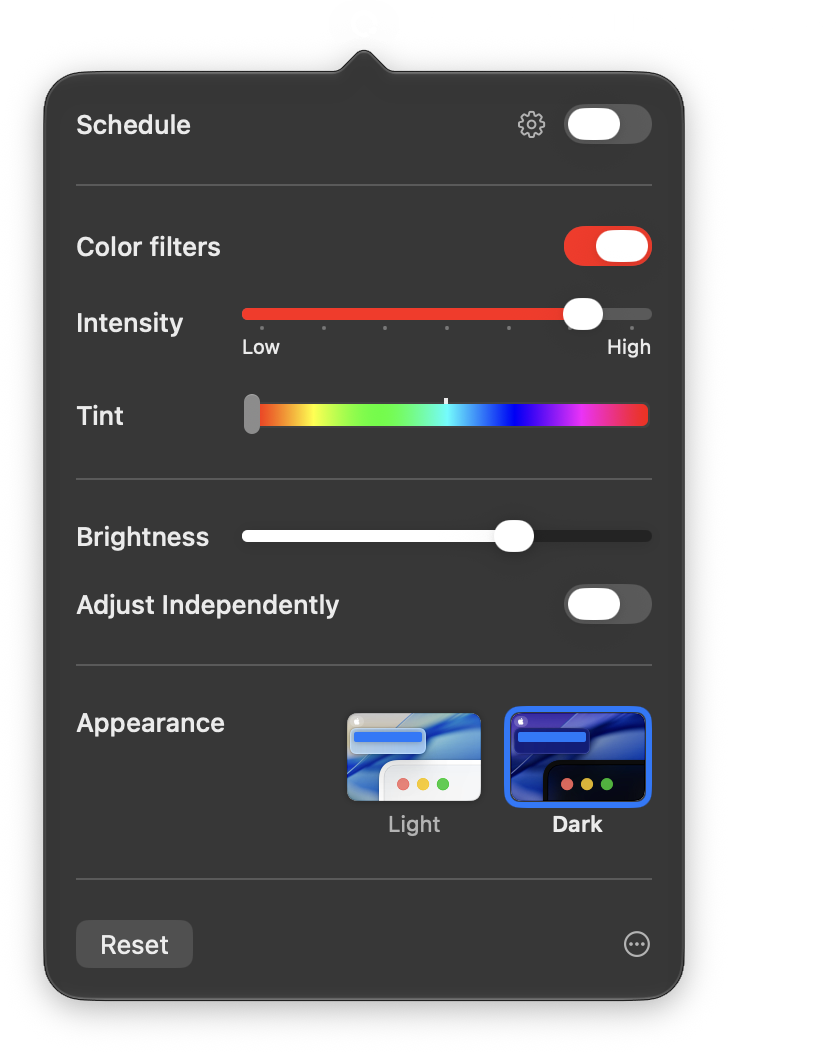
#> input picture docs/popover-dark.png, 836 x 1052 px, given in place of wallpaper-light.png, which was not available
$ python reveal.py
#> lines starting #> are read from the running program, lines starting #| are printed output that depends on the picture; after the words box and inside, x2 and y2 are one past the last pixel; in counts of white or black regions, pixels touching at a corner belong together; pictures that were not available may be replaced by others from this repository, and a replacement may not be noted
### scripts/short/render.py
#!/usr/bin/env python3
# Makes the short, 1080×1920 at 30 frames a second, from the README's screenshots and the pictures
# Assets.swift writes. Run it with scripts/make-short.sh, which writes those first. reveal.py makes
# the short's second version with the parts here.
#
#   render.py            writes build/short/safelight-short.mp4
#   render.py 1 6.5      writes build/short/still-1.0.png and still-6.5.png, the frames at those seconds
#
# A screen recording never shows the color filter or brightness, which macOS applies after the screen
# is drawn, so they're applied to the screenshots here, the way the Schedule's day strip shows them:
# white comes out as hue tint, saturation intensity, brightness brightness.
import io, os, subprocess, sys
import numpy as np
from PIL import Image, ImageCms, ImageDraw, ImageFont

REPO = os.path.join(os.path.dirname(os.path.abspath(__file__)), "..", "..")
OUT = os.path.join(REPO, "build", "short")
ASSETS = os.path.join(OUT, "assets")
W, H, FPS = 1080, 1920, 30
FONT = "/System/Library/Fonts/SFNS.ttf"
SRGB = ImageCms.createProfile("sRGB")

# Timeline, in seconds
A_END, B_END, END = 4.2, 11.2, 14.8
FADE_IN, FADE_TIME = 1.0, 1.2           # shot A: the filter coming on
XFADE = 0.3
# Shot B's clock, (second, minute): quick through the afternoon, slow from just before 18:00 to just
# after 18:30, while the filter fades in and the Mac goes Dark, then on to 22:00
CLOCK = [(A_END, 16 * 60), (5.8, 17 * 60 + 55), (7.6, 18 * 60 + 32), (11.2, 22 * 60)]

# Captions: from, to (seconds), lines, centre y. Kept clear of the bottom fifth, where Shorts and
# TikTok put the title and channel, and of the buttons down the right.
CAPTIONS = [
    (0.15, 2.5, ["Night Shift can’t do this"], 1500),
    (2.5, A_END, ["Safelight goes full red"], 1500),
    (A_END + 0.1, 5.8, ["White by day…"], 1330),
    (5.8, 7.5, ["…red by night"], 1330),
    (7.5, B_END, ["Dark Mode and wallpaper", "switch with it"], 1330),
]


def minute_at(t):
    return float(np.interp(t, *zip(*CLOCK)))


def srgb(path, size=None):
    image = Image.open(path)
    icc = image.info.get("icc_profile")
    image = image.convert("RGBA")
    if size:
        image = image.resize(size, Image.LANCZOS)
    if icc:
        image = ImageCms.profileToProfile(image, ImageCms.ImageCmsProfile(io.BytesIO(icc)), SRGB, outputMode="RGBA")
    return image


def scaled(image, scale):
    size = (round(image.width * scale), round(image.height * scale))
    return image.convert("RGBa").resize(size, Image.LANCZOS).convert("RGBA")


def arr(image):
    return np.asarray(image, dtype=np.float32) / 255


def font(size, weight):
    f = ImageFont.truetype(FONT, size)
    f.set_variation_by_name(weight)
    return f


def over(dst, src, x, y, opacity=1.0):
    """Puts the straight-alpha RGBA array `src` over the RGB array `dst` with its top left at x, y."""
    h, w = src.shape[:2]
    x0, y0, x1, y1 = max(x, 0), max(y, 0), min(x + w, dst.shape[1]), min(y + h, dst.shape[0])
    if x0 >= x1 or y0 >= y1:
        return
    s = src[y0 - y:y1 - y, x0 - x:x1 - x]
    a = s[..., 3:4] * opacity
    dst[y0:y1, x0:x1] = dst[y0:y1, x0:x1] * (1 - a) + s[..., :3] * a


def smooth(x):
    x = min(max(x, 0.0), 1.0)
    return x * x * (3 - 2 * x)


# The default schedule: minute, filter on, intensity, brightness, Dark (all with tint 0, red)
SCHEDULE = [(330, True, 0.90, 0.82, True), (360, False, 0.25, 1.00, False), (1080, False, 0.25, 1.00, False),
            (1110, True, 0.80, 0.92, True), (1230, True, 0.90, 0.68, True)]


# [10 lines left out: function settings, not called in this run]


LUMA = np.array([0.2126, 0.7152, 0.0722], np.float32)


# [11 lines left out: function color_filter, not called in this run]


# --- Assets -------------------------------------------------------------------------------------

def wallpaper(name):
    # The square picture, as high as the frame, the hills and their sky at the middle
    image = srgb(os.path.join(ASSETS, f"wallpaper-{name}.png"), (H, H)).convert("RGB")
    left = (H - W) // 2
    return arr(image.crop((left, 0, left + W, H)))


WALL = {False: wallpaper("light"), True: wallpaper("dark")}
#> in srgb, image is the input picture: PIL image 836x1052 RGBA; mean R, G, B, A 46.8, 46.3, 47.9, 175.1
#> call 2 of srgb, with size = (1920, 1920)
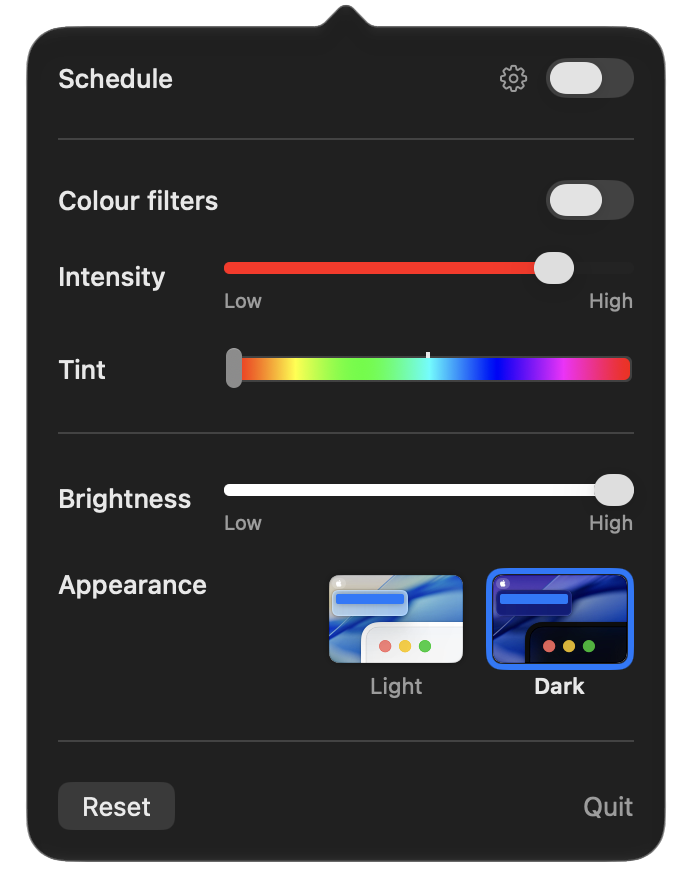
#> input picture docs/popover.png, 692 x 888 px, given in place of wallpaper-dark.png, which was not available
#> in srgb, image is the input picture: PIL image 692x888 RGBA; mean R, G, B, A 40, 39.8, 42.2, 221.2

# Shot A: the popover open under its icon, its menu bar along the top of the screen
POPOVER_SCALE = 1.1
popover = scaled(srgb(os.path.join(REPO, "docs/popover-light.png")), POPOVER_SCALE)
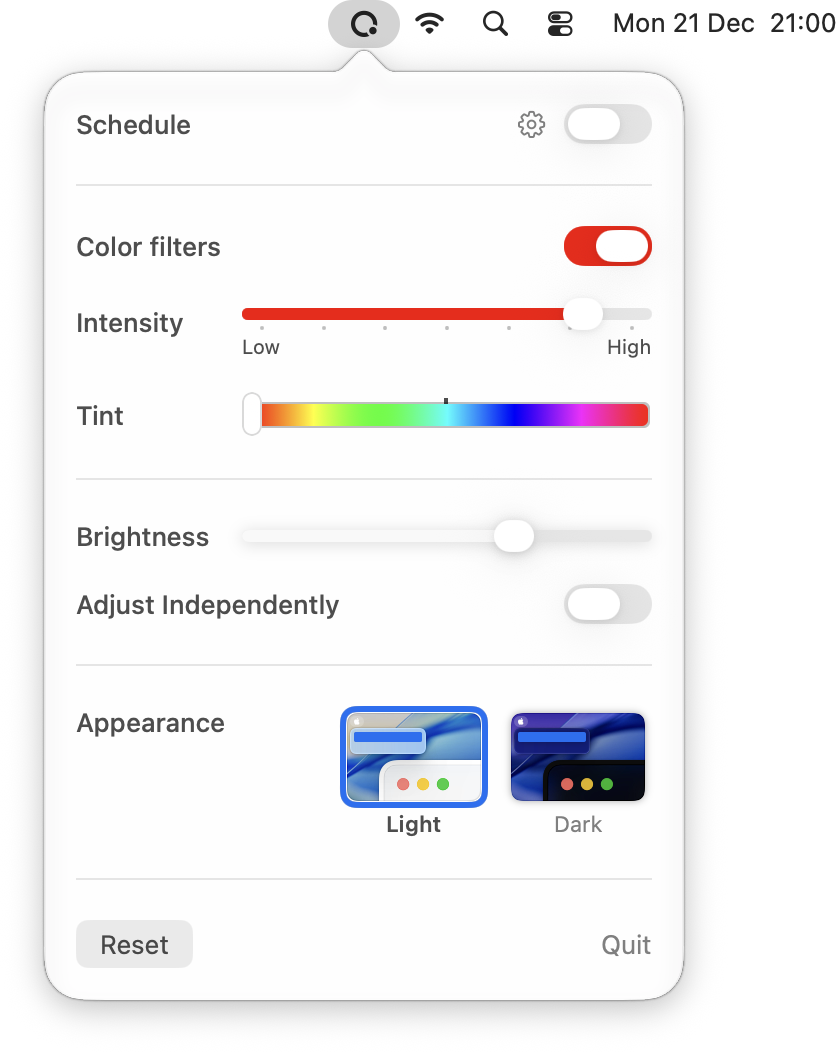
#> input picture docs/popover-light.png, 836 x 1052 px
#> in srgb, image is the input picture: PIL image 836x1052 RGBA; mean R, G, B, A 162.3, 161.8, 163.4, 174.3
#> in scaled, `size = (round(image.width * scale), round(image.height * scale))`: size = (920, 1157)
POPOVER_AT = (W - 18 - popover.width, 14)
#> POPOVER_AT = (142, 14)
SCREEN_A = WALL[False].copy()
over(SCREEN_A, arr(popover), *POPOVER_AT)
#> in over, `h, w = src.shape[:2]`: h = 1157; w = 920
#> in over, `x0, y0, x1, y1 = max(x, 0), max(y, 0), min(x + w, dst.shape[1]), min(y..`: x0 = 142; y0 = 14; x1 = 1062; y1 = 1171
#> in over, `dst[y0:y1, x0:x1] = dst[y0:y1, x0:x1] * (1 - a) + s[..., :3] * a`:
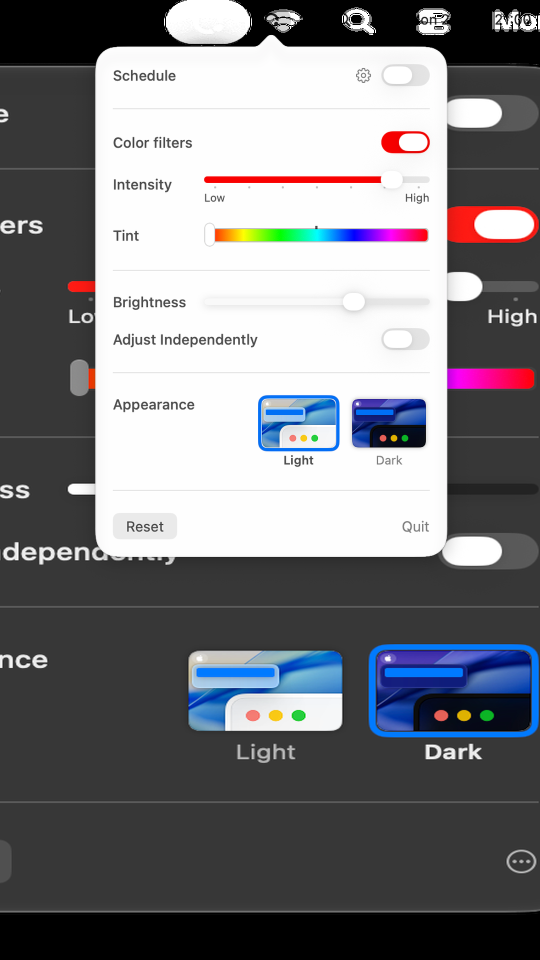
#> dst: shape (1920, 1080, 3) float32 (shown at 1/2 size); mean of channels 0, 1, 2 0.471, 0.471, 0.488; drawn as R, G, B
SCREEN_A_IMAGE = Image.fromarray((SCREEN_A * 255 + 0.5).astype(np.uint8))


def schedule_window(dark):
    """The Schedule window without its line at the current time (21:00 in the screenshot), so one can
    be drawn wherever the clock is; and where its day strip is."""
    image = srgb(os.path.join(REPO, f"docs/schedule-{'dark' if dark else 'light'}.png"))
    a = arr(image).copy()
    # The accent-coloured line: blue among the strip's reds and whites, above the rows' blue
    # Appearance pictures
    blue = (a[:400, :, 2] - a[:400, :, 0] > 0.25) & (a[:400, :, 3] > 0.99)
    rows, cols = np.nonzero(blue)
    top, bottom = rows.min(), rows.max() + 1
    accent = a[rows[0], cols[len(cols) // 2], :3].copy()
    left, right = cols.min() - 1, cols.max() + 2
    for c in range(left, right):
        k = (c - left + 1) / (right - left + 1)
        a[top:bottom, c] = a[top:bottom, left - 1] * (1 - k) + a[top:bottom, right] * k
    # The strip's ends, both red at midnight
    row = a[(top + bottom) // 2]
    red = np.nonzero((row[:, 0] - row[:, 1] > 0.3) & (row[:, 3] > 0.99))[0]
    strip_left, strip_right = red.min(), red.max() + 1
    return a, (top, bottom, strip_left, strip_right), accent


SCHEDULE_SCALE = 0.52
SCHEDULE_Y = 640
_schedule = {d: schedule_window(d) for d in (False, True)}
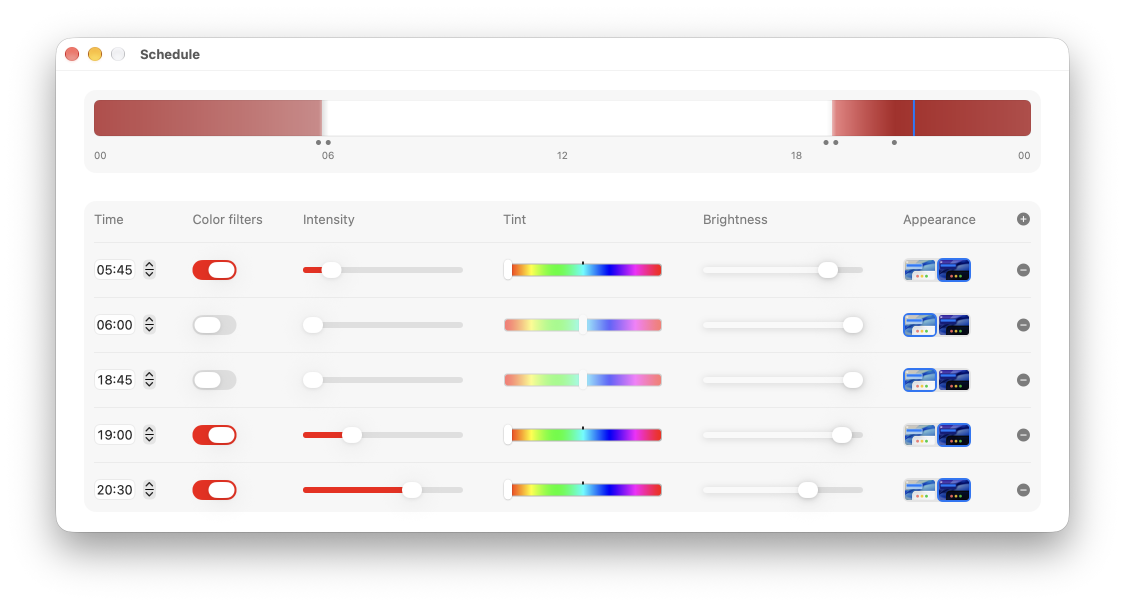
#> input picture docs/schedule-light.png, 2250 x 1212 px (shown at 1/2 size)
#> in srgb, image is the input picture: PIL image 2250x1212 RGBA; mean R, G, B, A 177.4, 175, 175.5, 191.6
#> in schedule_window, `blue = (a[:400, :, 2] - a[:400, :, 0] > 0.25) & (a[:400, :, 3] > 0.99)`:
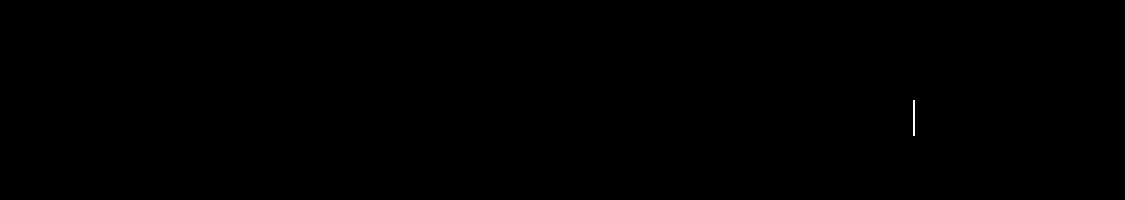
#> blue: shape (400, 2250) bool (shown at 1/2 size); 0.03% white; 1 white region, box (x1, y1, x2, y2) and area: (1826, 200, 1830, 272) 288
#> in schedule_window, `rows, cols = np.nonzero(blue)`: rows = 288 values from 200 to 271; cols = 288 values, max 1829 at index 3, min 1826 at index 0, mean 1827.5
#> in schedule_window, `top, bottom = rows.min(), rows.max() + 1`: top = 200; bottom = 272
#> in schedule_window, `accent = a[rows[0], cols[len(cols) // 2], :3].copy()`: accent = [0, 0.435, 0.902]
#> in schedule_window, `left, right = cols.min() - 1, cols.max() + 2`: left = 1825; right = 1831
#> the loop in schedule_window, `for c in range(left, right):` made 6 passes
#> k on passes 1 to 6: 0.143, 0.286, 0.429, 0.571, 0.714, 0.857
#> in schedule_window, `row = a[(top + bottom) // 2]`: row = 2250 rows, first 6: [0, 0, 0, 0], [0, 0, 0, 0], [0, 0, 0, 0], [0, 0, 0, 0], [0, 0, 0, 0], [0, 0, 0, 0]
#> in schedule_window, `red = np.nonzero((row[:, 0] - row[:, 1] > 0.3) & (row[:, 3] > 0.99))[0]`: red = 816 values from 188 to 2061
#> in schedule_window, `strip_left, strip_right = red.min(), red.max() + 1`: strip_left = 188; strip_right = 2062
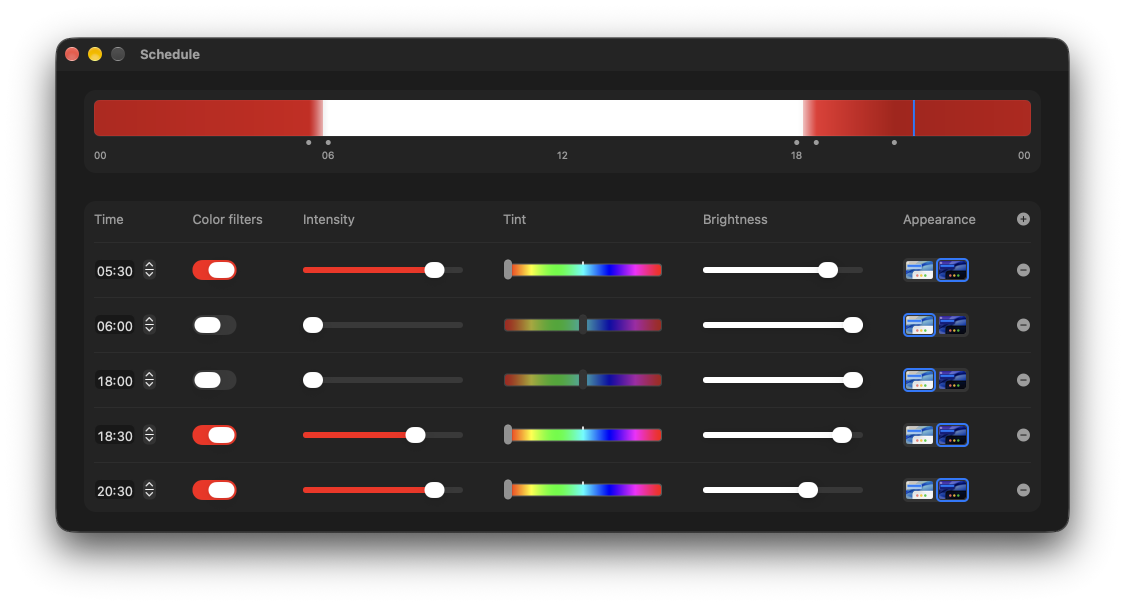
#> input picture docs/schedule-dark.png, 2250 x 1212 px (shown at 1/2 size)
#> in srgb, image is the input picture: PIL image 2250x1212 RGBA; mean R, G, B, A 40.3, 36.4, 36.7, 195.2
#> in srgb (call 5), `image = ImageCms.profileToProfile(image, ImageCms.ImageCmsProfile(io.B..`:
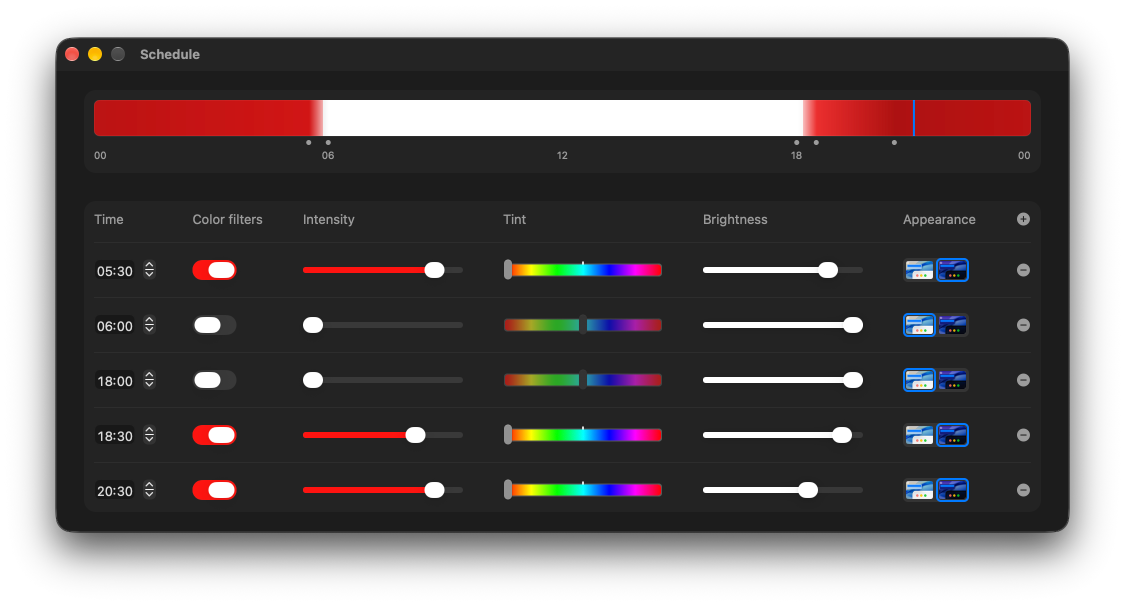
#> image: PIL image 2250x1212 RGBA (shown at 1/2 size); mean R, G, B, A 40.4, 35.6, 36.1, 195.2; transparent parts drawn white
#> the loop in schedule_window (call 2), `for c in range(left, right):` made 6 passes
SCHEDULE_IMG = {}
for d, (a, _, _) in _schedule.items():
    image = Image.fromarray((a * 255 + 0.5).astype(np.uint8), "RGBA")
    SCHEDULE_IMG[d] = arr(scaled(image, SCHEDULE_SCALE))
#> this loop made 2 passes
#> (d, size in scaled) on passes 1 to 2: (False, (1170, 630)), (True, (1170, 630))
#> after the loop, SCHEDULE_IMG = 2 items
_, STRIP, ACCENT = _schedule[True]
#> STRIP = (200, 272, 188, 2062); ACCENT = [0.098, 0.529, 1]
SCHEDULE_X = (W - SCHEDULE_IMG[False].shape[1]) // 2
#> SCHEDULE_X = -45


# [20 lines left out: function screen_b, not called in this run]


# --- Text ---------------------------------------------------------------------------------------

def pill(lines, size=64, weight="Heavy", pad=(38, 24), gap=10, fill=(0, 0, 0, 165)):
    f = font(size, weight)
    boxes = [f.getbbox(line) for line in lines]
    width = max(b[2] - b[0] for b in boxes) + 2 * pad[0]
    line_h = round(size * 1.12)
    height = line_h * len(lines) + gap * (len(lines) - 1) + 2 * pad[1]
    image = Image.new("RGBA", (width, height), (0, 0, 0, 0))
    draw = ImageDraw.Draw(image)
    draw.rounded_rectangle((0, 0, width - 1, height - 1), radius=min(height // 2, 44), fill=fill)
    for i, (line, box) in enumerate(zip(lines, boxes)):
        y = pad[1] + i * (line_h + gap) + (line_h - size) // 2 - round(size * 0.06)
        draw.text(((width - (box[2] - box[0])) / 2 - box[0], y), line, font=f, fill=(255, 255, 255))
    return arr(image)


CAPTION_ART = [pill(lines) for _, _, lines, _ in CAPTIONS]


# [7 lines left out: function captions, not called in this run]


CLOCK_FONT = font(170, "Bold")
DIGIT_W = max(CLOCK_FONT.getbbox(d)[2] - CLOCK_FONT.getbbox(d)[0] for d in "0123456789") + 6


# [41 lines left out: functions clock, end_card, not called in this run]


END_CARD = end_card()

# --- Frames -------------------------------------------------------------------------------------

B_SWITCH = None  # when the clock passes 18:30 and the Mac goes Dark
for n in range(int(A_END * FPS), int(B_END * FPS)):
    t = n / FPS
    if settings(minute_at(t))[2]:
        B_SWITCH = t
        break


# [68 lines left out: functions shot_a, shot_b, frame, write, not called in this run]


# [2 lines that do not run on import are left out]

### scripts/short/reveal.py
#!/usr/bin/env python3
# Makes the short's second version from the same pictures as render.py's, and with its parts. It's
# made to hold on to people scrolling past, who decide within the first second:
#   - the first caption is there from the first frame, and the red starts to move at once
#   - the red spreads out from Safelight's menu bar icon instead of fading in everywhere, so for a
#     moment the screen is white and red at once
#   - it starts close in on the popover, big enough to read on a phone, and pulls back to the whole
#     red desktop
#   - the captions all sit at the same height
#   - the evening goes quicker, and the end card comes up over the last shot (12.4 seconds in all)
# Run it with scripts/make-short.sh, which writes the pictures first.
#
#   reveal.py            writes build/short/safelight-short-reveal.mp4
#   reveal.py 1 6.5      writes build/short/still-reveal-1.0.png and still-reveal-6.5.png, the frames at
#                        those seconds
import os
import numpy as np
from PIL import Image, ImageDraw, ImageFilter
#> (the run stopped early here; a loop or call above may not have finished)
